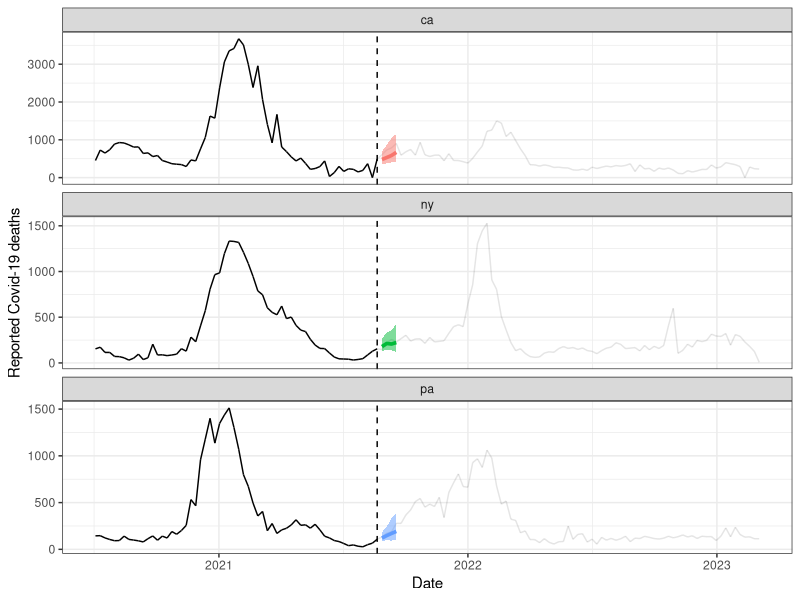

Generate this figure with R:
## ---- chunk 1
knitr::opts_chunk$set(cache = TRUE, autodep = TRUE, cache.comments = TRUE)
## ---- chunk 2
library(tidyverse)

cases_deaths = read.csv("cases_deaths.csv")
forecasts = read.csv("forecasts.csv")
cases_deaths = cases_deaths |> mutate(date = as.Date(date))
forecasts = forecasts |> mutate(target_date = as.Date(target_date))

fc_date = as.Date("2021-08-21")
states = c("ca", "ny", "pa")

ggplot() +
  geom_line(
    data = cases_deaths |> filter(geo_value %in%states) |>
      mutate(alpha = ifelse(date <= fc_date-7, 1, 0.8)), # account for plotting
    # quirk here: line color for a segment assigned to the point on the left
    aes(x = date, y = deaths, alpha = alpha)) + 
  geom_vline(xintercept = fc_date, linetype = 2) +
  geom_ribbon(
    data = forecasts |> filter(geo_value %in% states) |>
      mutate(forecast_date = target_date - ahead * 7) |>
      filter(forecast_date == fc_date), 
    aes(x = target_date, ymin = forecast_0.1, ymax = forecast_0.9,
        fill = geo_value), alpha = 0.5) +
  geom_line(
    data = forecasts |> filter(geo_value %in% states) |>
      mutate(forecast_date = target_date - ahead * 7) |>
      filter(forecast_date == fc_date), 
    aes(x = target_date, y = forecast_0.5, color = geo_value), 
    linewidth = 1.25) +
  facet_wrap(vars(geo_value), scales = "free_y", ncol = 1) +
  labs(x = "Date", y = "Reported Covid-19 deaths") + 
  theme_bw() + theme(legend.position = "none")
## ---- chunk 3
# CODE GOES HERE
## ---- chunk 4
# CODE GOES HERE
## ---- chunk 5
# CODE GOES HERE
## ---- chunk 6
# CODE GOES HERE
## ---- chunk 7
# CODE GOES HERE
## ---- chunk 8
# CODE GOES HERE
## ---- chunk 9
# CODE GOES HERE
## ---- chunk 10
# CODE GOES HERE
## ---- chunk 11
# CODE GOES HERE
## ---- chunk 12
# CODE GOES HERE
## ---- chunk 13
# CODE GOES HERE
## ---- chunk 14
# CODE GOES HERE
## ---- chunk 15
# CODE GOES HERE
## ---- chunk 16
# CODE GOES HERE
